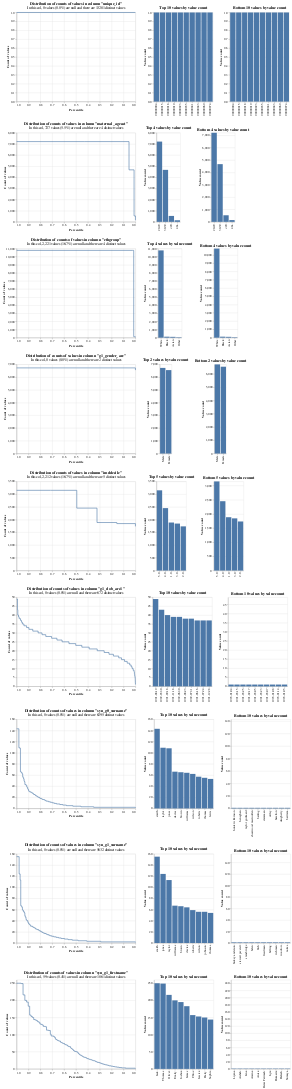

Source (notebook cell):
### Code cell
linker = DuckDBLinker(gold_df)
linker.profile_columns()
